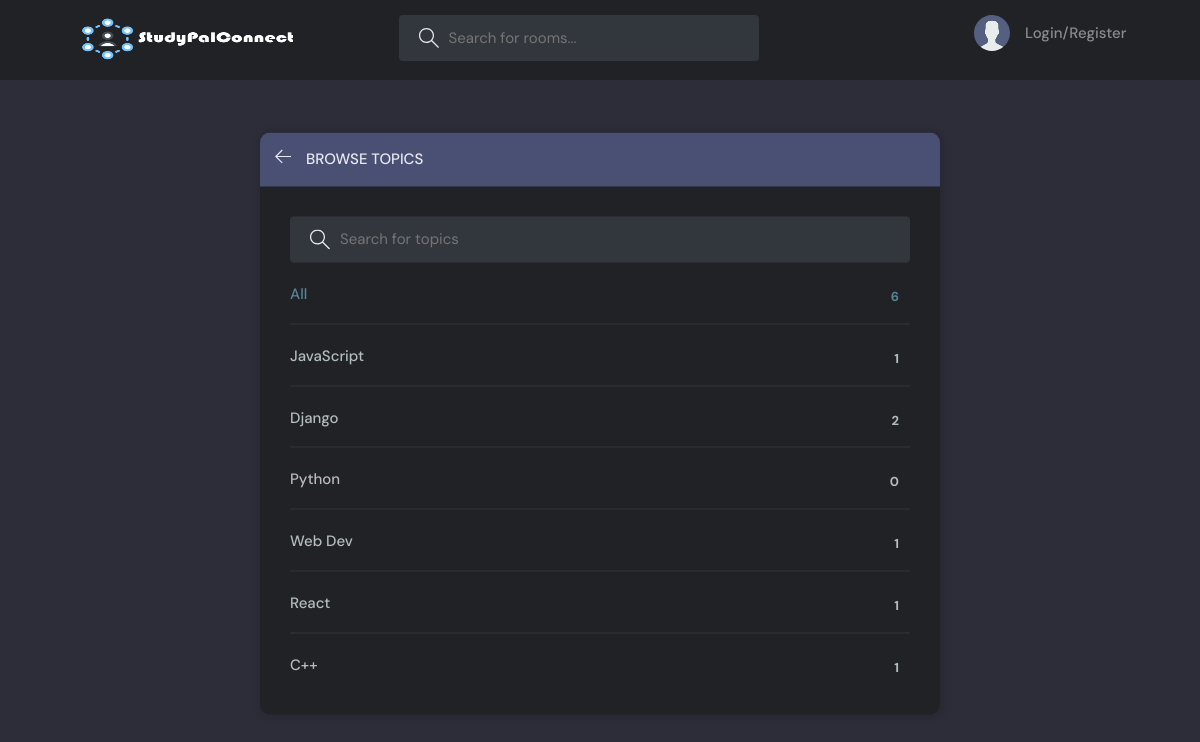
/topics/, run on an earlier commit of the app's database.
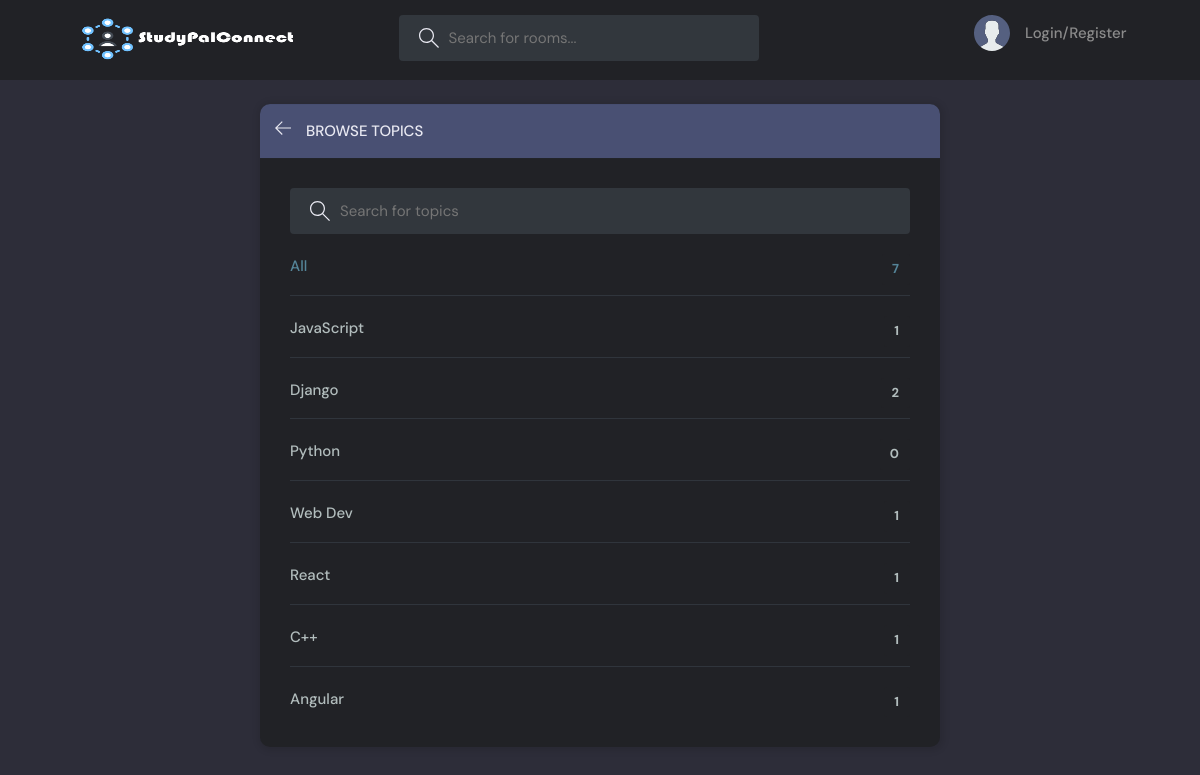
And on a later commit of the database.
### Core/models.py (models this page shows, shortened)
class Topic(models.Model):
    name = models.CharField(max_length=200)

### Core/views.py (the view)
# urls.py: path('topics/', views.topics_page, name='topics'),
def topics_page(request):
    q = request.GET.get('q') if request.GET.get('q') is not None else ''
    topics = Topic.objects.filter(name__icontains=q)
    return render(request, 'Core/topics.html', {'topics': topics})

### templates/Core/topics.html (shortened to what this page needs)
{% extends 'base.html' %}
{% block content %}
<main class="create-room layout">
  <div class="container">
    <div class="layout__box">
      <div class="layout__boxHeader">
        <div class="layout__boxTitle">
          <a href="{{ request.META.HTTP_REFERER }}">
            <svg version="1.1" xmlns="http://www.w3.org/2000/svg" width="32" height="32" viewBox="0 0 32 32">
              <title>arrow-left</title>
              <path
                d="M13.723 2.286l-13.723 13.714 13.719 13.714 1.616-1.611-10.96-10.96h27.625v-2.286h-27.625l10.965-10.965-1.616-1.607z"
              ></path>
            </svg>
          </a>
          <h3>Browse Topics</h3>
        </div>
      </div>
      <div class="topics-page layout__body">
        <form class="header__search">
          <label>
            <input name="q" placeholder="Search for topics" />
          </label>
        </form>
        <ul class="topics__list">
          <li>
            <a href="" class="active">All <span>{{ topics.count }}</span></a>
          </li>
            {% for topic in topics %}
          <li>
            <a href="{% url 'home' %}?q={{ topic.name }}">{{ topic.name }}<span>{{ topic.room_set.all.count }}</span></a>
          </li>
            {% endfor %}
        </ul>
      </div>
    </div>
  </div>
</main>
{% endblock %}

What changed in the data, as far as the page shows it:
added Topic: name "Angular", room_set.all.count "1"
Also different on the page:
{{ topics.count }}: "6" → "7"
